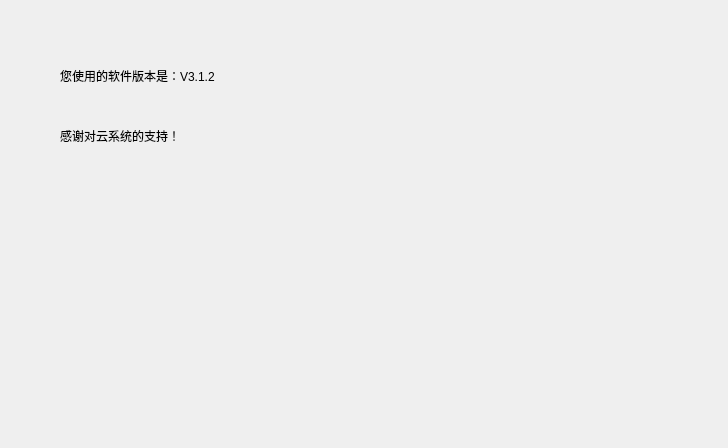
<?xml version="1.0" encoding="UTF-8"?>
<ui version="4.0">
 <class>VersionForm</class>
 <widget class="QWidget" name="VersionForm">
  <property name="geometry">
   <rect>
    <x>0</x>
    <y>0</y>
    <width>728</width>
    <height>448</height>
   </rect>
  </property>
  <property name="windowTitle">
   <string>Form</string>
  </property>
  <widget class="QLabel" name="label">
   <property name="geometry">
    <rect>
     <x>60</x>
     <y>60</y>
     <width>171</width>
     <height>31</height>
    </rect>
   </property>
   <property name="text">
    <string>您使用的软件版本是：V3.1.2</string>
   </property>
  </widget>
  <widget class="QLabel" name="label_2">
   <property name="geometry">
    <rect>
     <x>60</x>
     <y>120</y>
     <width>171</width>
     <height>31</height>
    </rect>
   </property>
   <property name="text">
    <string>感谢对云系统的支持！</string>
   </property>
  </widget>
 </widget>
 <resources/>
 <connections/>
</ui>
